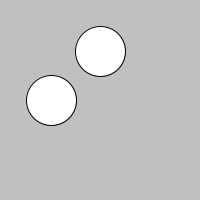
Frame 1 (no input)
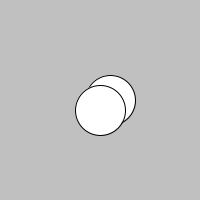
Frame 60 (the mouse pressed at the canvas centre just before this capture)
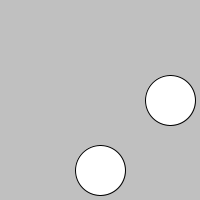
Frame 120 (the mouse held since frame 60 and released just before this capture)

The Processing sketch that drew these frames (run headless with seeded random() and noise(); from frame 60 on, the mouse is pressed at the canvas centre):

// Processing sketch: processing_117871
// ── processing_117871.pde

int diameter = 50;
int positionX = 50;
int Switch = 0;
void setup(){ 
  size(200,200);
}

void draw(){
  background(192);
  
  if(positionX >= width-diameter/2){
    Switch = 1;
  }
  if(positionX == diameter/2){
    Switch = 0;
  }
  if(Switch == 0){  
  positionX++; //position = position + 1;
}
else {
  positionX--; 
}
    
   
 
    
  ellipse(positionX,100,diameter,diameter); 
  ellipse(100,positionX, diameter,diameter);
 }
